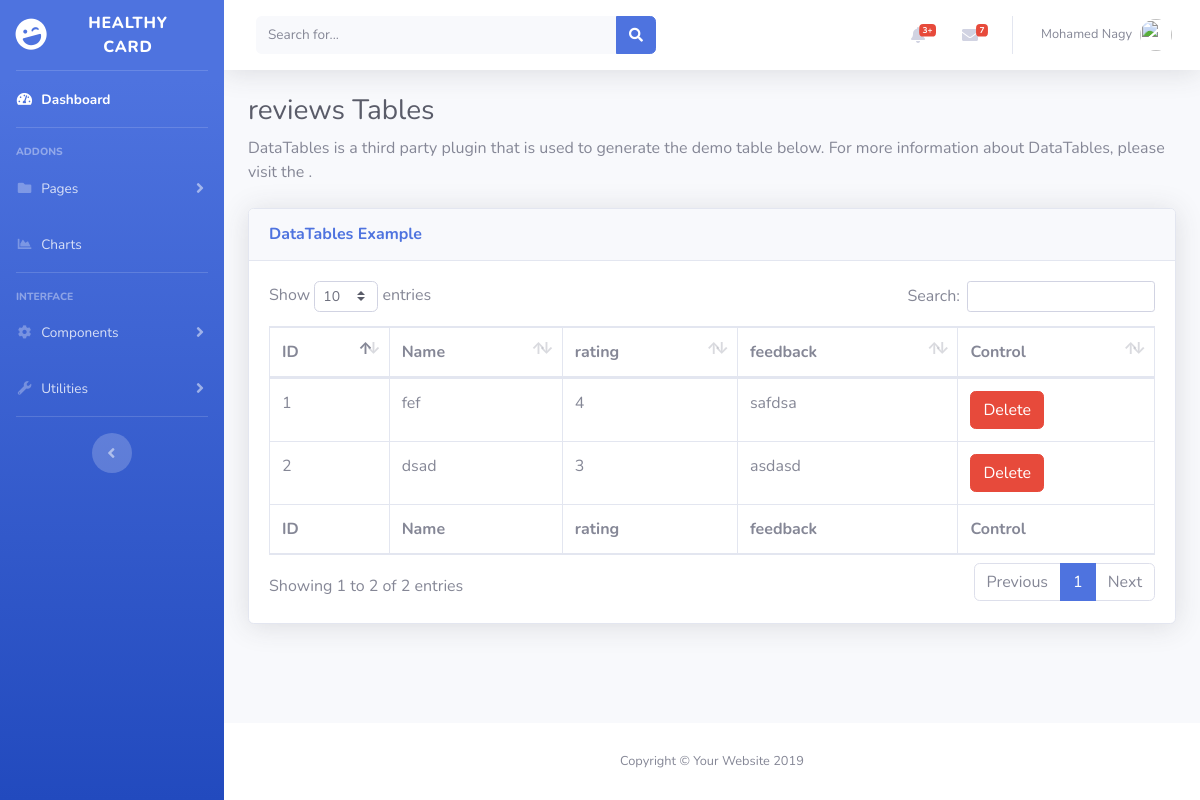
The app's page /admin/review.php (signed in) with its own data.
### tables this page shows
CREATE TABLE `uner` (
  `id` int(11) NOT NULL,
  `username` varchar(255) NOT NULL,
  `email` varchar(255) NOT NULL,
  `password` varchar(255) NOT NULL,
  `priv` int(11) NOT NULL
);

CREATE TABLE `reviews` (
  `id` int(11) NOT NULL,
  `username` varchar(255) NOT NULL,
  `rating` int(11) NOT NULL,
  `feedback` text NOT NULL
);

### admin/design/contact/review.php (the view, shortened to what this page needs)
<div class="card shadow mb-4">
        <div class="card-header py-3">
          <h6 class="m-0 font-weight-bold text-primary">DataTables Example</h6>
        </div>
        <div class="card-body">
          <div class="table-responsive">
            <table class="table table-bordered" id="dataTable" width="100%" cellspacing="0">
              <thead>
                <tr>
                  <th>ID</th>
                  <th>Name</th>
                  <th>rating</th>
                  <th>feedback</th>
                  <th>Control</th>
                </tr>
              </thead>
              <tfoot>
                <tr>
                  <th>ID</th>
                  <th>Name</th>
                  <th>rating</th>
                  <th>feedback</th>
                  <th>Control</th>
                </tr>
              </tfoot>
              <tbody>
<?php
    require_once "functions/connect.php";
    $select = "SELECT * FROM reviews";
    $query    = $conn -> query($select);
    $id       = 0;
    foreach ($query as $rev) {
?>
                <tr>
                  <td><?= ++$id ?></td>
                  <td><?= $rev['username'] ?></td>
                  <td><?= $rev['rating'] ?></td>
                  <td><?= $rev['feedback'] ?></td>
                  <td>
                      <button type="button" class="btn btn-danger" data-toggle="modal" data-target="#q<?= $rev['id']?>">
                         Delete
                      </button>
                   </td>
                </tr>
    <?php } ?>
              </tbody>
            </table>
          </div>
        </div>
      </div>

### admin/includes/header.php (shortened to what this page needs)
<nav class="navbar navbar-expand navbar-light bg-white topbar mb-4 static-top shadow">
<form class="d-none d-sm-inline-block form-inline mr-auto ml-md-3 my-2 my-md-0 mw-100 navbar-search">
  <div class="input-group">
    <input type="text" class="form-control bg-light border-0 small" placeholder="Search for..." aria-label="Search" aria-describedby="basic-addon2">
    <div class="input-group-append">
      <button class="btn btn-primary" type="button">
        <i class="fas fa-search fa-sm"></i>
      </button>
    </div>
  </div>
</form>
<ul class="navbar-nav ml-auto">
  <li class="nav-item dropdown no-arrow mx-1">
    <a class="nav-link dropdown-toggle" href="#" id="alertsDropdown" role="button" data-toggle="dropdown" aria-haspopup="true" aria-expanded="false">
      <i class="fas fa-bell fa-fw"></i>
      <span class="badge badge-danger badge-counter">3+</span>
    </a>
  </li>
  <li class="nav-item dropdown no-arrow mx-1">
    <a class="nav-link dropdown-toggle" href="#" id="messagesDropdown" role="button" data-toggle="dropdown" aria-haspopup="true" aria-expanded="false">
      <i class="fas fa-envelope fa-fw"></i>
      <span class="badge badge-danger badge-counter">7</span>
    </a>
  </li>
  <?php
  $nam  = $_SESSION['name'];
  $id  = $_SESSION['login'];
   require_once "functions/connect.php";
   $sel  = "SELECT * FROM $nam  WHERE  id = $id";
   $query = $conn -> query($sel);
   $name  = $query -> fetch_assoc();
  ?>
  <li class="nav-item dropdown no-arrow">
    <a class="nav-link dropdown-toggle" href="#" id="userDropdown" role="button" data-toggle="dropdown" aria-haspopup="true" aria-expanded="false">
      <span class="mr-2 d-none d-lg-inline text-gray-600 small"><?php echo @$name['username'] ?></span>
      <img class="img-profile rounded-circle" src="https://source.unsplash.com/QAB-WJcbgJk/60x60">
    </a>
  </li>
</ul>
</nav>

### records on screen
uner: username "Mohamed Nagy"
reviews: username "fef", rating "4", feedback "safdsa"
reviews: username "dsad", rating "3", feedback "asdasd"
